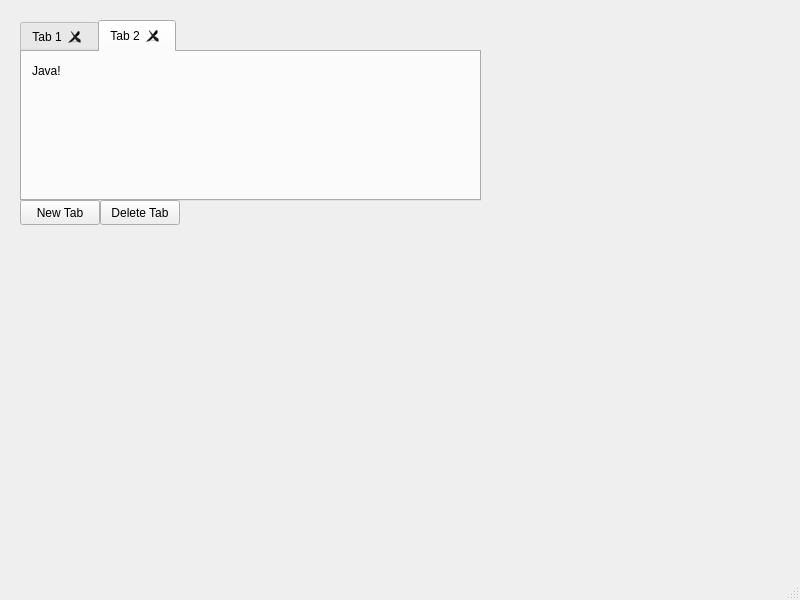
<?xml version="1.0" encoding="UTF-8"?>
<ui version="4.0">
 <class>MainWindow</class>
 <widget class="QMainWindow" name="MainWindow">
  <property name="geometry">
   <rect>
    <x>0</x>
    <y>0</y>
    <width>800</width>
    <height>600</height>
   </rect>
  </property>
  <property name="windowTitle">
   <string>MainWindow</string>
  </property>
  <widget class="QWidget" name="centralwidget">
   <widget class="QTabWidget" name="tabWidget">
    <property name="geometry">
     <rect>
      <x>20</x>
      <y>20</y>
      <width>461</width>
      <height>181</height>
     </rect>
    </property>
    <property name="currentIndex">
     <number>1</number>
    </property>
    <property name="tabsClosable">
     <bool>true</bool>
    </property>
    <widget class="QWidget" name="tab">
     <attribute name="title">
      <string>Tab 1</string>
     </attribute>
     <widget class="QWidget" name="">
      <property name="geometry">
       <rect>
        <x>10</x>
        <y>10</y>
        <width>24</width>
        <height>42</height>
       </rect>
      </property>
      <layout class="QVBoxLayout" name="verticalLayout">
       <item>
        <widget class="QLabel" name="label_2">
         <property name="text">
          <string>QT</string>
         </property>
        </widget>
       </item>
       <item>
        <widget class="QLabel" name="label">
         <property name="text">
          <string>C++</string>
         </property>
        </widget>
       </item>
      </layout>
     </widget>
    </widget>
    <widget class="QWidget" name="tab_2">
     <attribute name="title">
      <string>Tab 2</string>
     </attribute>
     <widget class="QLabel" name="label_3">
      <property name="geometry">
       <rect>
        <x>10</x>
        <y>10</y>
        <width>54</width>
        <height>17</height>
       </rect>
      </property>
      <property name="text">
       <string>Java!</string>
      </property>
     </widget>
    </widget>
   </widget>
   <widget class="QPushButton" name="pushButton">
    <property name="geometry">
     <rect>
      <x>20</x>
      <y>200</y>
      <width>80</width>
      <height>25</height>
     </rect>
    </property>
    <property name="text">
     <string>New Tab</string>
    </property>
   </widget>
   <widget class="QPushButton" name="pushButton_2">
    <property name="geometry">
     <rect>
      <x>100</x>
      <y>200</y>
      <width>80</width>
      <height>25</height>
     </rect>
    </property>
    <property name="text">
     <string>Delete Tab</string>
    </property>
   </widget>
  </widget>
  <widget class="QMenuBar" name="menubar">
   <property name="geometry">
    <rect>
     <x>0</x>
     <y>0</y>
     <width>800</width>
     <height>22</height>
    </rect>
   </property>
  </widget>
  <widget class="QStatusBar" name="statusbar"/>
 </widget>
 <resources/>
 <connections/>
</ui>
